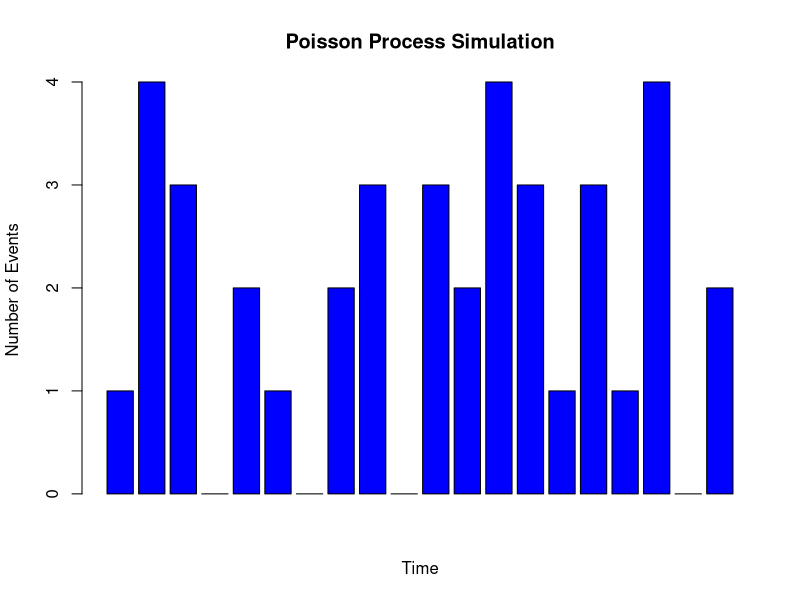

Source code (R):
# Set the rate parameter (average events per unit time)
lambda <- 2

# Set the time duration for simulation
time_duration <- 10

# Generate a Poisson process
poisson_process <- rpois(time_duration * lambda, lambda)

barplot(poisson_process, main = "Poisson Process Simulation", xlab = "Time", ylab = "Number of Events", col = "blue")
